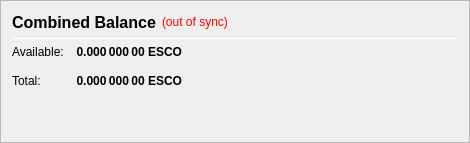
                   <widget class="QFrame" name="frame_CombinedBalances">
                    <property name="minimumSize">
                     <size>
                      <width>470</width>
                      <height>0</height>
                     </size>
                    </property>
                    <property name="frameShape">
                     <enum>QFrame::StyledPanel</enum>
                    </property>
                    <property name="frameShadow">
                     <enum>QFrame::Raised</enum>
                    </property>
                    <layout class="QVBoxLayout" name="verticalLayout_5">
                     <item>
                      <layout class="QHBoxLayout" name="horizontalLayout_5" stretch="0,0,0">
                       <item>
                        <widget class="QLabel" name="label_5z">
                         <property name="minimumSize">
                          <size>
                           <width>0</width>
                           <height>20</height>
                          </size>
                         </property>
                         <property name="font">
                          <font>
                           <pointsize>12</pointsize>
                           <weight>75</weight>
                           <bold>true</bold>
                          </font>
                         </property>
                         <property name="toolTip">
                          <string>Combined Balance (including unconfirmed and immature coins)</string>
                         </property>
                         <property name="text">
                          <string>Combined Balance</string>
                         </property>
                        </widget>
                       </item>
                       <item>
                        <widget class="QLabel" name="labelWalletStatus">
                         <property name="cursor">
                          <cursorShape>WhatsThisCursor</cursorShape>
                         </property>
                         <property name="toolTip">
                          <string>The displayed information may be out of date. Your wallet automatically synchronizes with the ESCO network after a connection is established, but this process has not completed yet.</string>
                         </property>
                         <property name="styleSheet">
                          <string notr="true">QLabel { color: red; }</string>
                         </property>
                         <property name="text">
                          <string notr="true">(out of sync)</string>
                         </property>
                         <property name="alignment">
                          <set>Qt::AlignLeading|Qt::AlignLeft|Qt::AlignVCenter</set>
                         </property>
                        </widget>
                       </item>
                       <item>
                        <spacer name="horizontalSpacer_1">
                         <property name="orientation">
                          <enum>Qt::Horizontal</enum>
                         </property>
                         <property name="sizeHint" stdset="0">
                          <size>
                           <width>40</width>
                           <height>20</height>
                          </size>
                         </property>
                        </spacer>
                       </item>
                      </layout>
                     </item>
                     <item>
                      <widget class="Line" name="line_CombinedBalance">
                       <property name="minimumSize">
                        <size>
                         <width>0</width>
                         <height>1</height>
                        </size>
                       </property>
                       <property name="maximumSize">
                        <size>
                         <width>16777215</width>
                         <height>1</height>
                        </size>
                       </property>
                       <property name="orientation">
                        <enum>Qt::Horizontal</enum>
                       </property>
                      </widget>
                     </item>
                     <item>
                      <layout class="QGridLayout" name="gridLayout_3">
                       <property name="spacing">
                        <number>12</number>
                       </property>
                       <item row="1" column="0">
                        <widget class="QLabel" name="labelBalanceTextz">
                         <property name="text">
                          <string>Available:</string>
                         </property>
                        </widget>
                       </item>
                       <item row="1" column="1">
                        <widget class="QLabel" name="labelBalancez">
                         <property name="font">
                          <font>
                           <weight>75</weight>
                           <bold>true</bold>
                          </font>
                         </property>
                         <property name="cursor">
                          <cursorShape>IBeamCursor</cursorShape>
                         </property>
                         <property name="toolTip">
                          <string>Your current spendable balance</string>
                         </property>
                         <property name="text">
                          <string notr="true">0.000 000 00 ESCO</string>
                         </property>
                         <property name="alignment">
                          <set>Qt::AlignRight|Qt::AlignTrailing|Qt::AlignVCenter</set>
                         </property>
                         <property name="textInteractionFlags">
                          <set>Qt::LinksAccessibleByMouse|Qt::TextSelectableByKeyboard|Qt::TextSelectableByMouse</set>
                         </property>
                        </widget>
                       </item>
                       <item row="2" column="0">
                        <widget class="QLabel" name="labelTotalTextz">
                         <property name="text">
                          <string>Total:</string>
                         </property>
                        </widget>
                       </item>
                       <item row="2" column="1">
                        <widget class="QLabel" name="labelTotalz">
                         <property name="font">
                          <font>
                           <weight>75</weight>
                           <bold>true</bold>
                          </font>
                         </property>
                         <property name="cursor">
                          <cursorShape>IBeamCursor</cursorShape>
                         </property>
                         <property name="toolTip">
                          <string>Total Balance, including all unavailable coins.</string>
                         </property>
                         <property name="text">
                          <string notr="true">0.000 000 00 ESCO</string>
                         </property>
                         <property name="alignment">
                          <set>Qt::AlignRight|Qt::AlignTrailing|Qt::AlignVCenter</set>
                         </property>
                         <property name="textInteractionFlags">
                          <set>Qt::LinksAccessibleByMouse|Qt::TextSelectableByKeyboard|Qt::TextSelectableByMouse</set>
                         </property>
                        </widget>
                       </item>
                       <item row="2" column="3">
                        <spacer name="horizontalSpacer_2">
                         <property name="orientation">
                          <enum>Qt::Horizontal</enum>
                         </property>
                         <property name="sizeHint" stdset="0">
                          <size>
                           <width>40</width>
                           <height>20</height>
                          </size>
                         </property>
                        </spacer>
                       </item>
                      </layout>
                     </item>
                     <item>
                      <spacer name="verticalSpacer_1">
                       <property name="orientation">
                        <enum>Qt::Vertical</enum>
                       </property>
                       <property name="sizeHint" stdset="0">
                        <size>
                         <width>20</width>
                         <height>40</height>
                        </size>
                       </property>
                      </spacer>
                     </item>
                    </layout>
                   </widget>
